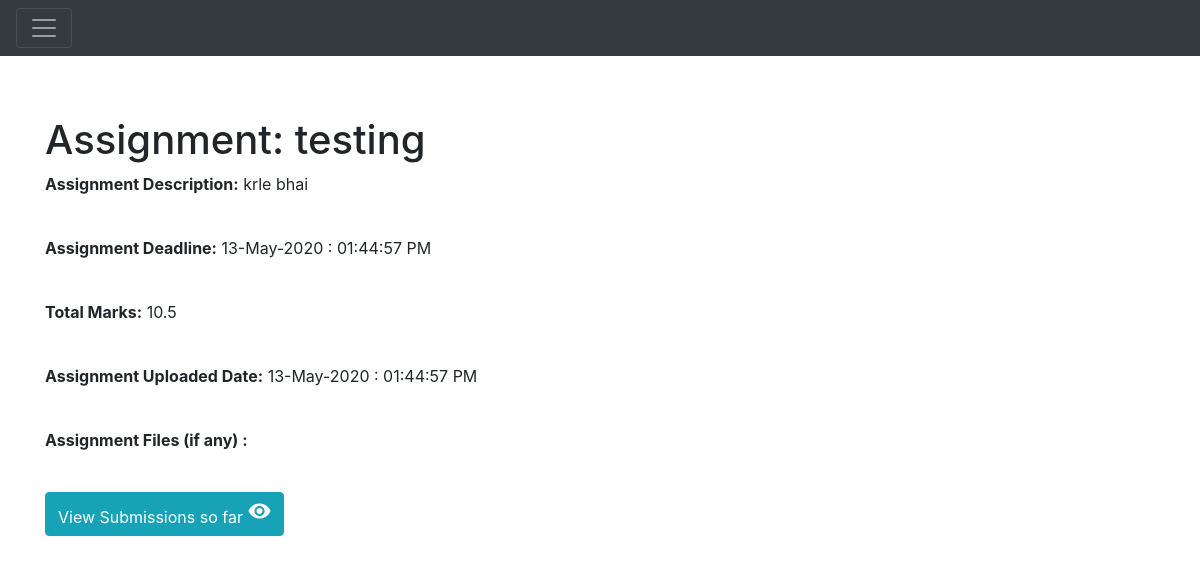
Before: /assignments/detail/1 (signed in) with the older database file.
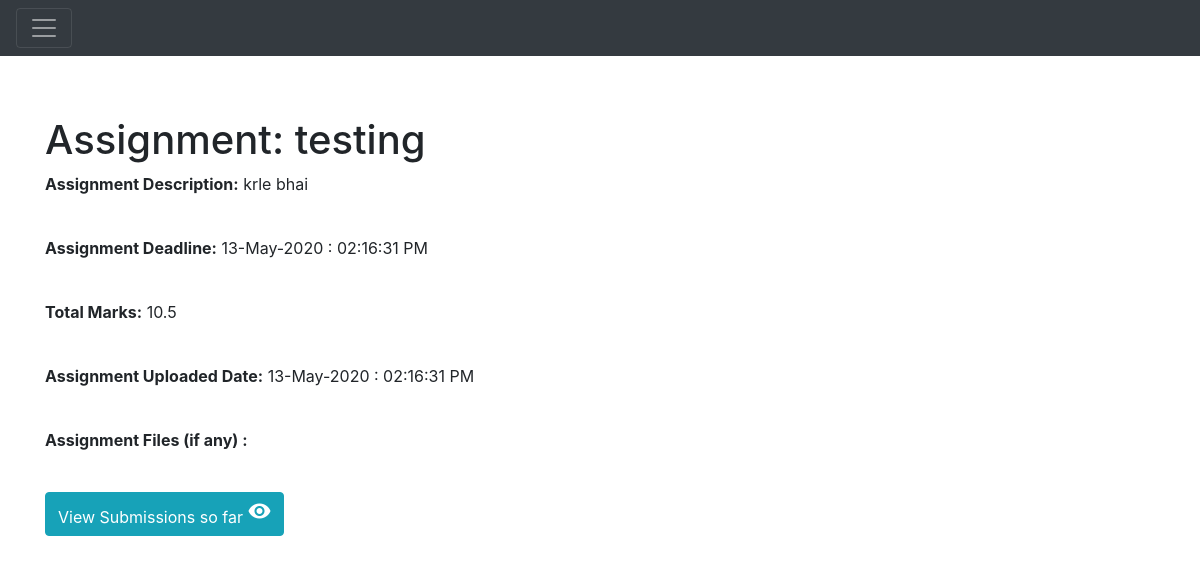
After: the same page with the newer database file.
### Application/models.py (models this page shows)
class Assignment(db.Model):
    __tablename__ = "assignments"
    assignmentId = db.Column(
        db.Integer,
        primary_key=True,
        autoincrement=True
    )
    assignmentName = db.Column(
        db.String(120),
        nullable=False
    )
    assignmentDesc = db.Column(
        db.String(255),
        nullable=False
    )
    assignmentDeadline = db.Column(
        db.DateTime
    )
    courseId = db.Column(db.Integer, db.ForeignKey('courses.courseId'))
    course = relationship("Course", backref="assignments")
    totalMarks = db.Column(db.Float, nullable=False)
    uploadDateTime = db.Column(db.DateTime, nullable=False)

### Application/assignments.py (the view)
@app.route('/assignments/detail/<id>', methods=['GET'])
def getAssignmentDetailById(id):
    assignment = models.Assignment.query.filter_by(assignmentId=id).first()
    if not assignment:
        flash('Assignment did not exist')
        return redirect('/home')
    isTeacher = models.Enrollment.query.filter_by(courseId=assignment.courseId,userId=session['id']).first().enrollmentRole == models.EnrollmentRole.Teacher
    return render_template('assignment.html', assignment=assignment,isTeacher=isTeacher)

### Application/templates/assignment.html (shortened to what this page needs)
{% extends 'main.html' %}
{% block head %}
{{ super() }}
{% endblock %}
{% block body %}
{{ super() }}
<div class="container" style="margin-top: 5%">
    <h1>Assignment: {{ assignment.assignmentName }}</h1>
    <div>
        <p><b>Assignment Description:</b> {{ assignment.assignmentDesc }}</p>
        <br>
        <p><b>Assignment Deadline:</b> {{ assignment.assignmentDeadline.strftime('%d-%b-%Y : %I:%M:%S %p') }}</p>
        <br>
        <p><b>Total Marks:</b> {{ assignment.totalMarks }}</p>
        <br>
        <p><b>Assignment Uploaded Date:</b> {{ assignment.uploadDateTime.strftime('%d-%b-%Y : %I:%M:%S %p') }}</p>
        <br>
        <p><b>Assignment Files (if any) :</b></p>
        <br>
        <a class="btn btn-info" href= {{ url_for('assignmentSubmission',id=assignment.assignmentId) }}>
            View Submissions so far
            <i class="material-icons md-48">visibility</i>
        </a>
    </div>
</div>
{% endblock %}

Changed rows visible on the page:
changed Assignment "testing": assignmentDeadline "13-May-2020 : 01:44:57 PM" → "13-May-2020 : 02:16:31 PM"; uploadDateTime "13-May-2020 : 01:44:57 PM" → "13-May-2020 : 02:16:31 PM"
